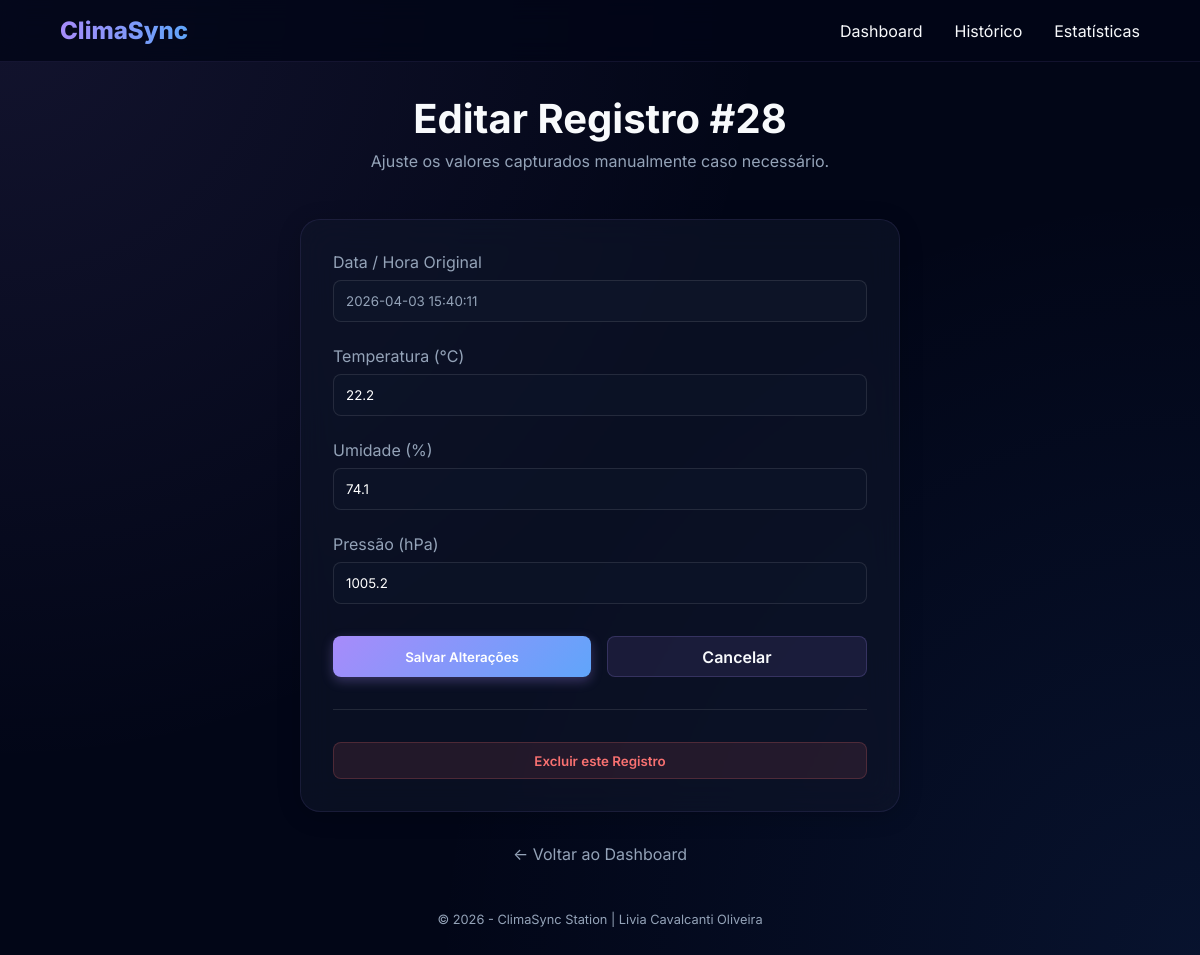
The app's page /leituras/28 with its own data.
### tables this page shows
CREATE TABLE leituras (
id INTEGER PRIMARY KEY AUTOINCREMENT,
temperatura REAL NOT NULL,
umidade REAL NOT NULL,
pressao REAL, -- opcional
localizacao TEXT DEFAULT 'Lab', -- opcional
timestamp DATETIME DEFAULT (datetime('now','localtime'))
);

### src/app.py (the view)
@app.route('/leituras/<int:id>', methods=['GET'])
def detalhe(id):
    leitura = database.buscar_leitura(id)
    if not leitura:
        return responder('404.html', {"erro": "Leitura não encontrada"}, 404)
    return responder('editar.html', {'leitura': leitura})

### src/app.py (called while the page is built)
def responder(template, data=None, status=200):
    formato = request.args.get('formato')
    if formato == 'json':
        return jsonify(data), status
    return render_template(template, **(data if data else {})), status

### src/database.py (called while the page is built)
def get_db_connection():
    conn = sqlite3.connect(DB_FILE, timeout=10)
    conn.execute('PRAGMA journal_mode=WAL')
    conn.execute('PRAGMA busy_timeout=5000')
    conn.row_factory = sqlite3.Row
    return conn

def buscar_leitura(id):
    query = "SELECT * FROM leituras WHERE id = ?"
    with get_db_connection() as conn:
        cursor = conn.cursor()
        row = cursor.execute(query, (id,)).fetchone()
        return dict(row) if row else None

### src/templates/editar.html (shortened to what this page needs)
{% extends 'base.html' %}
{% block content %}
<header class="header">
    <h1>Editar Registro #{{ leitura.id }}</h1>
    <p>Ajuste os valores capturados manualmente caso necessário.</p>
</header>
<div style="max-width: 600px; margin: 0 auto;">
    <div class="section-card">
        <form action="{{ url_for('atualizar', id=leitura.id) }}" method="POST">
            <div class="form-group">
                <label for="timestamp">Data / Hora Original</label>
                <input type="text" id="timestamp" value="{{ leitura.timestamp }}" disabled style="background: rgba(15,23,42,0.8); color: var(--text-dim);">
            </div>
            <div class="form-group">
                <label for="temperatura">Temperatura (°C)</label>
                <input type="number" step="0.1" name="temperatura" id="temperatura" value="{{ leitura.temperatura }}" required>
            </div>
            <div class="form-group">
                <label for="umidade">Umidade (%)</label>
                <input type="number" step="0.1" name="umidade" id="umidade" value="{{ leitura.umidade }}" required>
            </div>
            <div class="form-group">
                <label for="pressao">Pressão (hPa)</label>
                <input type="number" step="0.1" name="pressao" id="pressao" value="{{ leitura.pressao if leitura.pressao else '' }}">
            </div>
            <div style="display: flex; gap: 1rem; margin-top: 2rem;">
                <button type="submit" class="btn btn-primary" style="flex: 1;">Salvar Alterações</button>
                <a href="{{ url_for('listar') }}" class="btn" style="background: rgba(167, 139, 250, 0.1); border: 1px solid rgba(167, 139, 250, 0.2); flex: 1; text-align: center;">Cancelar</a>
            </div>
        </form>
        <hr style="margin: 2rem 0; border: none; border-top: 1px solid rgba(255,255,255,0.1);">
        <form action="{{ url_for('deletar', id=leitura.id) }}" method="POST" onsubmit="return confirm('ATENÇÃO: Esta ação é irreversível. Prosseguir?');">
            <button type="submit" class="btn btn-danger" style="width: 100%;">Excluir este Registro</button>
        </form>
    </div>
</div>
<div style="margin-top: 2rem; text-align: center;">
    <a href="{{ url_for('index') }}" style="color: var(--text-dim);">← Voltar ao Dashboard</a>
</div>
{% endblock %}

### src/static/css/style.css (style rules this page uses)
:root { --primary: #a78bfa; --secondary: #60a5fa; --accent: #c084fc; --bg-dark: #020617; --card-bg: rgba(15, 23, 42, 0.6); --text: #f8fafc; --text-dim: #94a3b8; --success: #34d399; --danger: #f87171; --glow: rgba(167, 139, 250, 0.15); }
* { margin: 0; padding: 0; box-sizing: border-box; font-family: 'Inter', -apple-system, system-ui, sans-serif; }
body { background: var(--bg-dark); background-image: radial-gradient(circle at 0% 0%, rgba(167, 139, 250, 0.1) 0%, transparent 50%), radial-gradient(circle at 100% 100%, rgba(59, 130, 246, 0.1) 0%, transparent 50%); color: var(--text); min-height: 100vh; padding-bottom: 2rem; overflow-x: hidden; }
a { text-decoration: none; color: inherit; }
.header { margin-bottom: 3rem; text-align: center; }
.header h1 { font-size: 2.5rem; margin-bottom: 0.5rem; }
.header p { color: var(--text-dim); }
.section-card { background: var(--card-bg); backdrop-filter: blur(16px); padding: 2rem; border-radius: 1.25rem; border: 1px solid rgba(167, 139, 250, 0.1); box-shadow: 0 4px 24px -1px rgba(0, 0, 0, 0.2); }
.btn { padding: 0.6rem 1.2rem; border-radius: 0.5rem; border: none; cursor: pointer; font-weight: 600; transition: 0.2s; display: inline-block; }
.btn-primary { background: linear-gradient(135deg, var(--primary), var(--secondary)); color: white; box-shadow: 0 4px 12px rgba(167, 139, 250, 0.3); }
.btn-danger { background: rgba(248, 113, 113, 0.1); color: var(--danger); border: 1px solid rgba(248, 113, 113, 0.2); }
.form-group { margin-bottom: 1.5rem; }
label { display: block; margin-bottom: 0.5rem; color: var(--text-dim); }
input { width: 100%; padding: 0.75rem; background: rgba(15, 23, 42, 0.5); border: 1px solid rgba(255, 255, 255, 0.1); border-radius: 0.5rem; color: white; outline: none; }

### records on screen
leituras: id "28", timestamp "2026-04-03 15:40:11", temperatura "22.2", umidade "74.1", pressao "1005.2"
